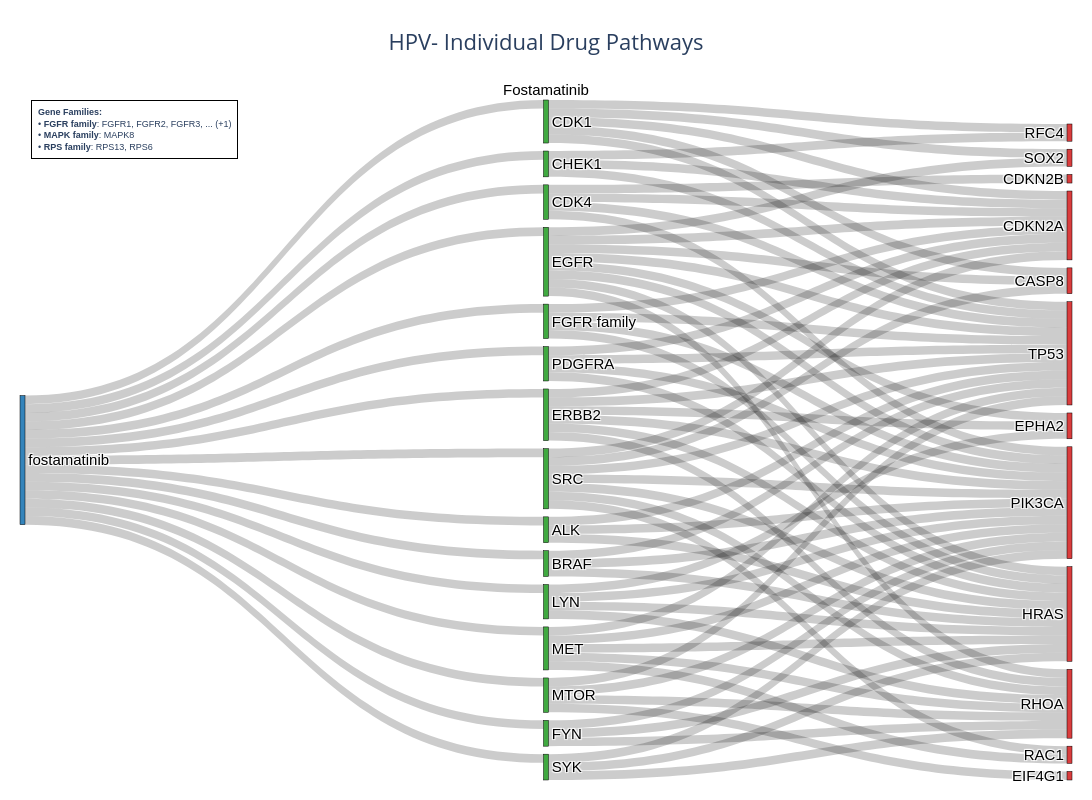
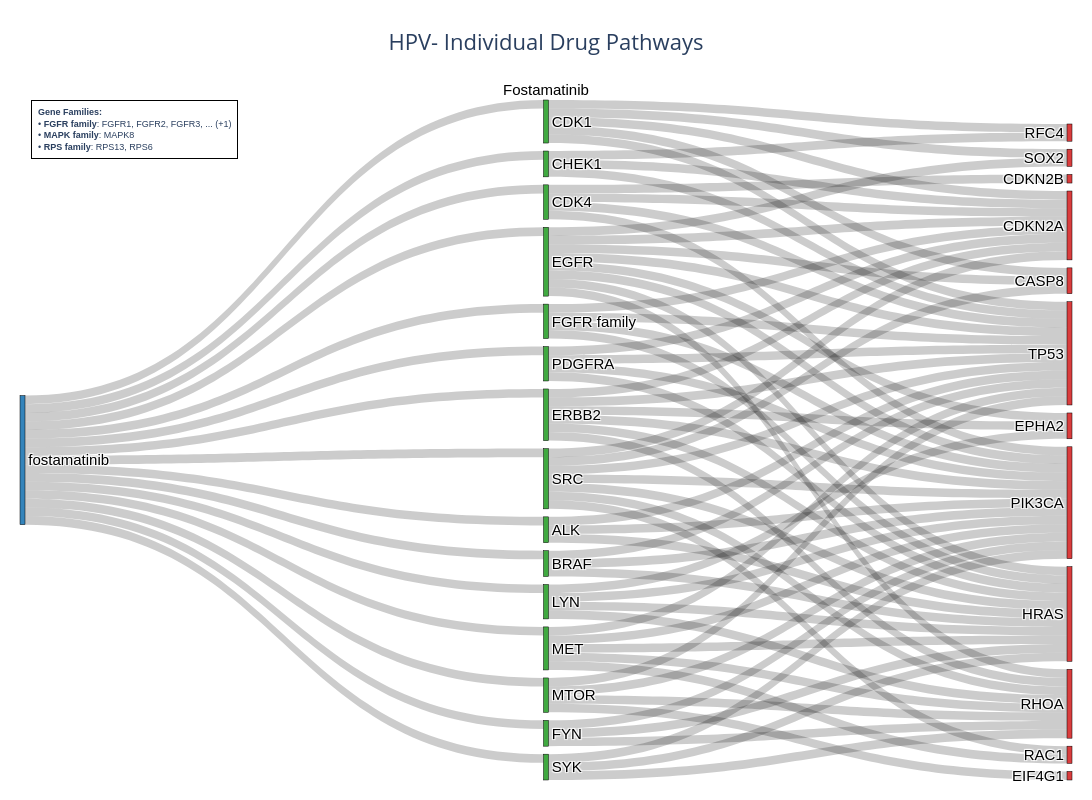

Notebook code cell kept with these figures, in order:
### Code cell
### examples of checking specific genes and drugs
create_single_drug_diagram('fostamatinib', cohort='HPV-')

### Figure 1 — Plotly figure (JSON) as saved in the notebook; plotly's stock layout.template omitted (floating-point values rounded to 4 significant figures)
{"data": [{"arrangement": "snap", "domain": {"x": [0, 1], "y": [0, 1]}, "link": {"color": "rgba(0, 0, 0, 0.2)", "source": [0, 0, 0, 0, 0, 0, 0, 0, 0, 0, 0, 0, 0, 0, 0, 1, 6, 6, 11, 7, 7, 13, 8, 10, 14, 14, 14, 13, 13, 6, 3, 2, 10, 14, 8, 12, 12, 5, 5, 2, 6, 6, 5, 3, 3, 3, 10, 10, 14, 9, 9, 9, 1, 1, 2, 14, 14, 15, 15, 15, 8, 3, 11, 11, 11, 11, 7, 7, 7, 7, 12, 12, 8, 4, 4, 13, 6, 6, 6, 4, 4], "target": [1, 2, 10, 14, 15, 5, 9, 3, 11, 7, 12, 8, 4, 13, 6, 22, 22, 17, 22, 22, 17, 22, 22, 22, 22, 17, 27, 17, 27, 27, 27, 22, 25, 25, 17, 22, 27, 17, 27, 27, 20, 25, 24, 17, 24, 26, 20, 21, 21, 22, 21, 25, 27, 21, 21, 16, 23, 22, 21, 25, 21, 16, 27, 21, 25, 23, 20, 27, 21, 25, 25, 19, 27, 22, 27, 21, 16, 21, 26, 18, 17], "value": [1, 1, 1, 1, 1, 1, 1, 1, 1, 1, 1, 1, 1, 1, 1, 1, 1, 1, 1, 1, 1, 1, 1, 1, 1, 1, 1, 1, 1, 1, 1, 1, 1, 1, 1, 1, 1, 1, 1, 1, 1, 1, 1, 1, 1, 1, 1, 1, 1, 1, 1, 1, 1, 1, 1, 1, 1, 1, 1, 1, 1, 1, 1, 1, 1, 1, 1, 1, 1, 1, 1, 1, 1, 1, 1, 1, 1, 1, 1, 1, 1]}, "node": {"color": ["rgba(31, 119, 180, 0.9)", "rgba(44, 160, 44, 0.9)", "rgba(44, 160, 44, 0.9)", "rgba(44, 160, 44, 0.9)", "rgba(44, 160, 44, 0.9)", "rgba(44, 160, 44, 0.9)", "rgba(44, 160, 44, 0.9)", "rgba(44, 160, 44, 0.9)", "rgba(44, 160, 44, 0.9)", "rgba(44, 160, 44, 0.9)", "rgba(44, 160, 44, 0.9)", "rgba(44, 160, 44, 0.9)", "rgba(44, 160, 44, 0.9)", "rgba(44, 160, 44, 0.9)", "rgba(44, 160, 44, 0.9)", "rgba(44, 160, 44, 0.9)", "rgba(214, 39, 40, 0.9)", "rgba(214, 39, 40, 0.9)", "rgba(214, 39, 40, 0.9)", "rgba(214, 39, 40, 0.9)", "rgba(214, 39, 40, 0.9)", "rgba(214, 39, 40, 0.9)", "rgba(214, 39, 40, 0.9)", "rgba(214, 39, 40, 0.9)", "rgba(214, 39, 40, 0.9)", "rgba(214, 39, 40, 0.9)", "rgba(214, 39, 40, 0.9)", "rgba(214, 39, 40, 0.9)"], "label": ["fostamatinib", "ALK", "BRAF", "CDK1", "CDK4", "CHEK1", "EGFR", "ERBB2", "FGFR family", "FYN", "LYN", "MET", "MTOR", "PDGFRA", "SRC", "SYK", "CASP8", "CDKN2A", "CDKN2B", "EIF4G1", "EPHA2", "HRAS", "PIK3CA", "RAC1", "RFC4", "RHOA", "SOX2", "TP53"], "line": {"color": "black", "width": 0.5}, "pad": 8, "thickness": 5}, "textfont": {"color": "black", "family": "Arial", "size": 15}, "type": "sankey", "valueformat": ".0f"}], "layout": {"annotations": [{"font": {"color": "black", "family": "Arial", "size": 15}, "showarrow": false, "text": "Fostamatinib", "x": 0.5, "xanchor": "center", "xref": "paper", "y": 1, "yanchor": "bottom", "yref": "paper"}, {"align": "left", "bgcolor": "rgba(255, 255, 255, 0.9)", "bordercolor": "black", "borderpad": 6, "borderwidth": 1, "font": {"family": "Arial", "size": 9}, "showarrow": false, "text": "<b>Gene Families:</b><br>• <b>FGFR family</b>: FGFR1, FGFR2, FGFR3, ... (+1)<br>• <b>MAPK family</b>: MAPK8<br>• <b>RPS family</b>: RPS13, RPS6", "x": 0.01, "xanchor": "left", "xref": "paper", "y": 1, "yanchor": "top", "yref": "paper"}], "font": {"size": 14}, "height": 800, "margin": {"b": 20, "l": 20, "r": 20, "t": 100}, "showlegend": false, "title": {"font": {"size": 22}, "text": "HPV- Individual Drug Pathways<br>", "x": 0.5, "xanchor": "center"}, "width": 1200}}

### Figure 2 — Plotly figure (JSON) as saved in the notebook; plotly's stock layout.template omitted (floating-point values rounded to 4 significant figures)
{"data": [{"arrangement": "snap", "domain": {"x": [0, 1], "y": [0, 1]}, "link": {"color": "rgba(0, 0, 0, 0.2)", "source": [0, 0, 0, 0, 0, 0, 0, 0, 0, 0, 0, 0, 0, 0, 0, 1, 6, 6, 11, 7, 7, 13, 8, 10, 14, 14, 14, 13, 13, 6, 3, 2, 10, 14, 8, 12, 12, 5, 5, 2, 6, 6, 5, 3, 3, 3, 10, 10, 14, 9, 9, 9, 1, 1, 2, 14, 14, 15, 15, 15, 8, 3, 11, 11, 11, 11, 7, 7, 7, 7, 12, 12, 8, 4, 4, 13, 6, 6, 6, 4, 4], "target": [1, 2, 10, 14, 15, 5, 9, 3, 11, 7, 12, 8, 4, 13, 6, 22, 22, 17, 22, 22, 17, 22, 22, 22, 22, 17, 27, 17, 27, 27, 27, 22, 25, 25, 17, 22, 27, 17, 27, 27, 20, 25, 24, 17, 24, 26, 20, 21, 21, 22, 21, 25, 27, 21, 21, 16, 23, 22, 21, 25, 21, 16, 27, 21, 25, 23, 20, 27, 21, 25, 25, 19, 27, 22, 27, 21, 16, 21, 26, 18, 17], "value": [1, 1, 1, 1, 1, 1, 1, 1, 1, 1, 1, 1, 1, 1, 1, 1, 1, 1, 1, 1, 1, 1, 1, 1, 1, 1, 1, 1, 1, 1, 1, 1, 1, 1, 1, 1, 1, 1, 1, 1, 1, 1, 1, 1, 1, 1, 1, 1, 1, 1, 1, 1, 1, 1, 1, 1, 1, 1, 1, 1, 1, 1, 1, 1, 1, 1, 1, 1, 1, 1, 1, 1, 1, 1, 1, 1, 1, 1, 1, 1, 1]}, "node": {"color": ["rgba(31, 119, 180, 0.9)", "rgba(44, 160, 44, 0.9)", "rgba(44, 160, 44, 0.9)", "rgba(44, 160, 44, 0.9)", "rgba(44, 160, 44, 0.9)", "rgba(44, 160, 44, 0.9)", "rgba(44, 160, 44, 0.9)", "rgba(44, 160, 44, 0.9)", "rgba(44, 160, 44, 0.9)", "rgba(44, 160, 44, 0.9)", "rgba(44, 160, 44, 0.9)", "rgba(44, 160, 44, 0.9)", "rgba(44, 160, 44, 0.9)", "rgba(44, 160, 44, 0.9)", "rgba(44, 160, 44, 0.9)", "rgba(44, 160, 44, 0.9)", "rgba(214, 39, 40, 0.9)", "rgba(214, 39, 40, 0.9)", "rgba(214, 39, 40, 0.9)", "rgba(214, 39, 40, 0.9)", "rgba(214, 39, 40, 0.9)", "rgba(214, 39, 40, 0.9)", "rgba(214, 39, 40, 0.9)", "rgba(214, 39, 40, 0.9)", "rgba(214, 39, 40, 0.9)", "rgba(214, 39, 40, 0.9)", "rgba(214, 39, 40, 0.9)", "rgba(214, 39, 40, 0.9)"], "label": ["fostamatinib", "ALK", "BRAF", "CDK1", "CDK4", "CHEK1", "EGFR", "ERBB2", "FGFR family", "FYN", "LYN", "MET", "MTOR", "PDGFRA", "SRC", "SYK", "CASP8", "CDKN2A", "CDKN2B", "EIF4G1", "EPHA2", "HRAS", "PIK3CA", "RAC1", "RFC4", "RHOA", "SOX2", "TP53"], "line": {"color": "black", "width": 0.5}, "pad": 8, "thickness": 5}, "textfont": {"color": "black", "family": "Arial", "size": 15}, "type": "sankey", "valueformat": ".0f"}], "layout": {"annotations": [{"font": {"color": "black", "family": "Arial", "size": 15}, "showarrow": false, "text": "Fostamatinib", "x": 0.5, "xanchor": "center", "xref": "paper", "y": 1, "yanchor": "bottom", "yref": "paper"}, {"align": "left", "bgcolor": "rgba(255, 255, 255, 0.9)", "bordercolor": "black", "borderpad": 6, "borderwidth": 1, "font": {"family": "Arial", "size": 9}, "showarrow": false, "text": "<b>Gene Families:</b><br>• <b>FGFR family</b>: FGFR1, FGFR2, FGFR3, ... (+1)<br>• <b>MAPK family</b>: MAPK8<br>• <b>RPS family</b>: RPS13, RPS6", "x": 0.01, "xanchor": "left", "xref": "paper", "y": 1, "yanchor": "top", "yref": "paper"}], "font": {"size": 14}, "height": 800, "margin": {"b": 20, "l": 20, "r": 20, "t": 100}, "showlegend": false, "title": {"font": {"size": 22}, "text": "HPV- Individual Drug Pathways<br>", "x": 0.5, "xanchor": "center"}, "width": 1200}}
